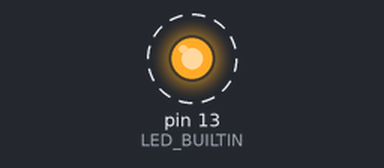
Bench run of a sketch on a simulated Arduino Uno, built with avr-gcc and run on an emulated ATmega328P. Parts: output pins drawn as LEDs (lit = HIGH). Dashed ring = blinking.

Above: at 0.05 s.
Timing chart, 0 to 3.0 s (numbered marks = the images above):
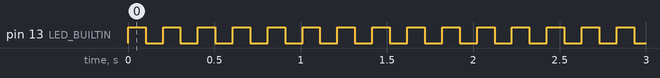

The sketch:

timeDelay_usingMillis.ino
```cpp
unsigned long presentMillis = 0;
unsigned long currentMillis = millis();

void setup() {
  pinMode(LED_BUILTIN,OUTPUT);

}

void loop() {
  digitalWrite(LED_BUILTIN , !(digitalRead(LED_BUILTIN)));
  timeDelay3();
}

void timeDelay3()
{
  while(millis() - presentMillis <=100)
  ;
  presentMillis = millis();
}
```

Measured:
- by itself, pin 13 (LED_BUILTIN): alternates HIGH for 0.10 s and LOW for 0.10 s
